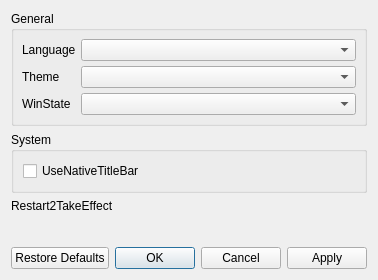
<?xml version="1.0" encoding="UTF-8"?>
<ui version="4.0">
 <class>EditorSettingDialog</class>
 <widget class="QWidget" name="EditorSettingDialog">
  <property name="geometry">
   <rect>
    <x>0</x>
    <y>0</y>
    <width>368</width>
    <height>280</height>
   </rect>
  </property>
  <property name="sizePolicy">
   <sizepolicy hsizetype="Preferred" vsizetype="Maximum">
    <horstretch>0</horstretch>
    <verstretch>0</verstretch>
   </sizepolicy>
  </property>
  <property name="windowTitle">
   <string notr="true"/>
  </property>
  <layout class="QVBoxLayout" name="verticalLayout_2">
   <item>
    <widget class="QGroupBox" name="groupBox">
     <property name="sizePolicy">
      <sizepolicy hsizetype="Preferred" vsizetype="Maximum">
       <horstretch>0</horstretch>
       <verstretch>0</verstretch>
      </sizepolicy>
     </property>
     <property name="title">
      <string>General</string>
     </property>
     <layout class="QFormLayout" name="formLayout">
      <property name="horizontalSpacing">
       <number>5</number>
      </property>
      <property name="verticalSpacing">
       <number>5</number>
      </property>
      <property name="leftMargin">
       <number>8</number>
      </property>
      <property name="topMargin">
       <number>8</number>
      </property>
      <property name="rightMargin">
       <number>8</number>
      </property>
      <property name="bottomMargin">
       <number>8</number>
      </property>
      <item row="0" column="0">
       <widget class="QLabel" name="label_2">
        <property name="text">
         <string>Language</string>
        </property>
       </widget>
      </item>
      <item row="0" column="1">
       <widget class="QComboBox" name="cbLanguage"/>
      </item>
      <item row="1" column="0">
       <widget class="QLabel" name="label">
        <property name="text">
         <string>Theme</string>
        </property>
       </widget>
      </item>
      <item row="1" column="1">
       <widget class="QComboBox" name="cbTheme"/>
      </item>
      <item row="2" column="0">
       <widget class="QLabel" name="label_5">
        <property name="text">
         <string>WinState</string>
        </property>
       </widget>
      </item>
      <item row="2" column="1">
       <widget class="QComboBox" name="cbWinState"/>
      </item>
     </layout>
    </widget>
   </item>
   <item>
    <widget class="QGroupBox" name="groupBox_2">
     <property name="sizePolicy">
      <sizepolicy hsizetype="Preferred" vsizetype="Maximum">
       <horstretch>0</horstretch>
       <verstretch>0</verstretch>
      </sizepolicy>
     </property>
     <property name="title">
      <string>System</string>
     </property>
     <layout class="QVBoxLayout" name="verticalLayout">
      <item>
       <widget class="QCheckBox" name="cbNativeTitile">
        <property name="text">
         <string>UseNativeTitleBar</string>
        </property>
       </widget>
      </item>
     </layout>
    </widget>
   </item>
   <item>
    <widget class="QLabel" name="label_3">
     <property name="text">
      <string>Restart2TakeEffect</string>
     </property>
    </widget>
   </item>
   <item>
    <spacer name="verticalSpacer">
     <property name="orientation">
      <enum>Qt::Orientation::Vertical</enum>
     </property>
     <property name="sizeHint" stdset="0">
      <size>
       <width>20</width>
       <height>40</height>
      </size>
     </property>
    </spacer>
   </item>
   <item>
    <widget class="QDialogButtonBox" name="buttonBox">
     <property name="standardButtons">
      <set>QDialogButtonBox::StandardButton::Apply|QDialogButtonBox::StandardButton::Cancel|QDialogButtonBox::StandardButton::Ok|QDialogButtonBox::StandardButton::RestoreDefaults</set>
     </property>
    </widget>
   </item>
  </layout>
 </widget>
 <resources/>
 <connections/>
</ui>
